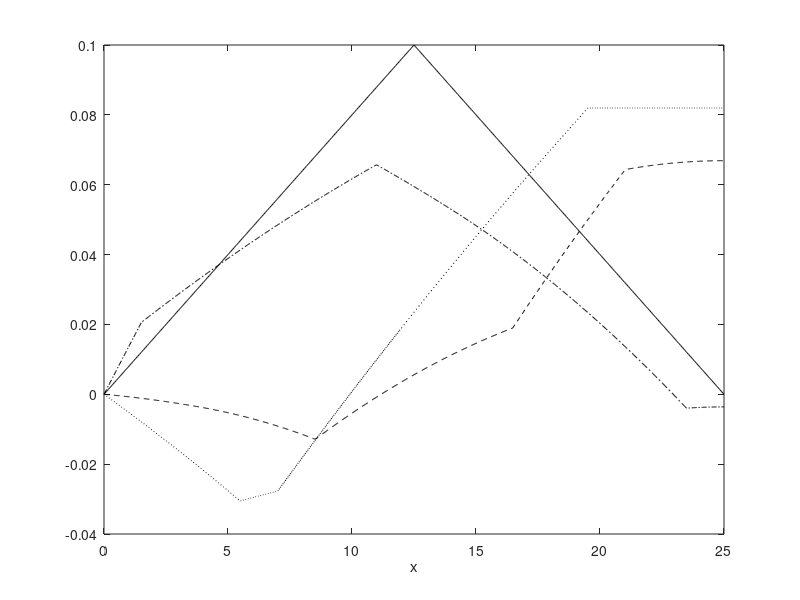

This chart was generated by the following MATLAB code: (Note: this script raises an error after producing the figure.)
% Set values for plotting
xs = linspace(0, 25, 1000);

% Wave speed
c = 2500;

% How far to go along the Fourier series
nmax = 1000;

%% 7.2.3

problem_number = '7.2.3';

% Set time values for this problem
ts = linspace(0, pi, 4);

% Wave function Fourier series
an = @(n, t) (50000000+(-16*sqrt(2)*c^2*pi*(n-1/2)*cos((1/2)*pi*n)+16*sqrt(2)*c^2*pi*(n-1/2)*sin((1/2)*pi*n)-16*c^2*pi*n*(-1)^(1+n)-8*c^2*pi*(-1)^n-50000000)*cos((1/50)*c*(2*n-1)*pi*t))/(5*(2*n-1)^3*pi^3*c^2);

us = zeros(length(ts), length(xs));
row = 1;

for t = ts
  u = 0;

  for n = 1:nmax
    u = u + an(n, t) * sin((2*n-1)*pi*xs/50);
  end

  us(row, :) = u;
  row = row + 1;
end

figure();
plot( ...
  xs, us(1, :), 'k', ...
  xs, us(2, :), 'k:', ...
  xs, us(3, :), 'k-.', ...
  xs, us(4, :), 'k--' ...
)

xlabel('x');
xlim([0, 25]);
legend(strcat('u(x,t) with t=', string(ts)));
title(strcat(problem_number, ' (n=', num2str(nmax), ')'));

%% 7.2.5

problem_number = '7.2.5';

% Set time values for this problem
ts = linspace(0, 0.04, 4);

% Wave function Fourier series
a0 = @(t) 500*t^2 + 1/20;
an = @(n, t) (2*(2*cos((1/2)*n*pi)-1-(-1)^n))/(5*n^2*pi^2)*cos(c*n*pi*t/25);

us = zeros(length(ts), length(xs));
row = 1;

for t = ts
  u = a0(t);

  for n = 1:nmax
    u = u + an(n, t) * cos(n*pi*xs/25);
  end

  us(row, :) = u;
  row = row + 1;
end

figure();
plot( ...
  xs, us(1, :), 'k', ...
  xs, us(2, :), 'k:', ...
  xs, us(3, :), 'k-.', ...
  xs, us(4, :), 'k--' ...
)

xlabel('x');
xlim([0, 25]);
legend(strcat('u(x,t) with t=', string(ts)));
title(strcat(problem_number, ' (n=', num2str(nmax), ')'));
